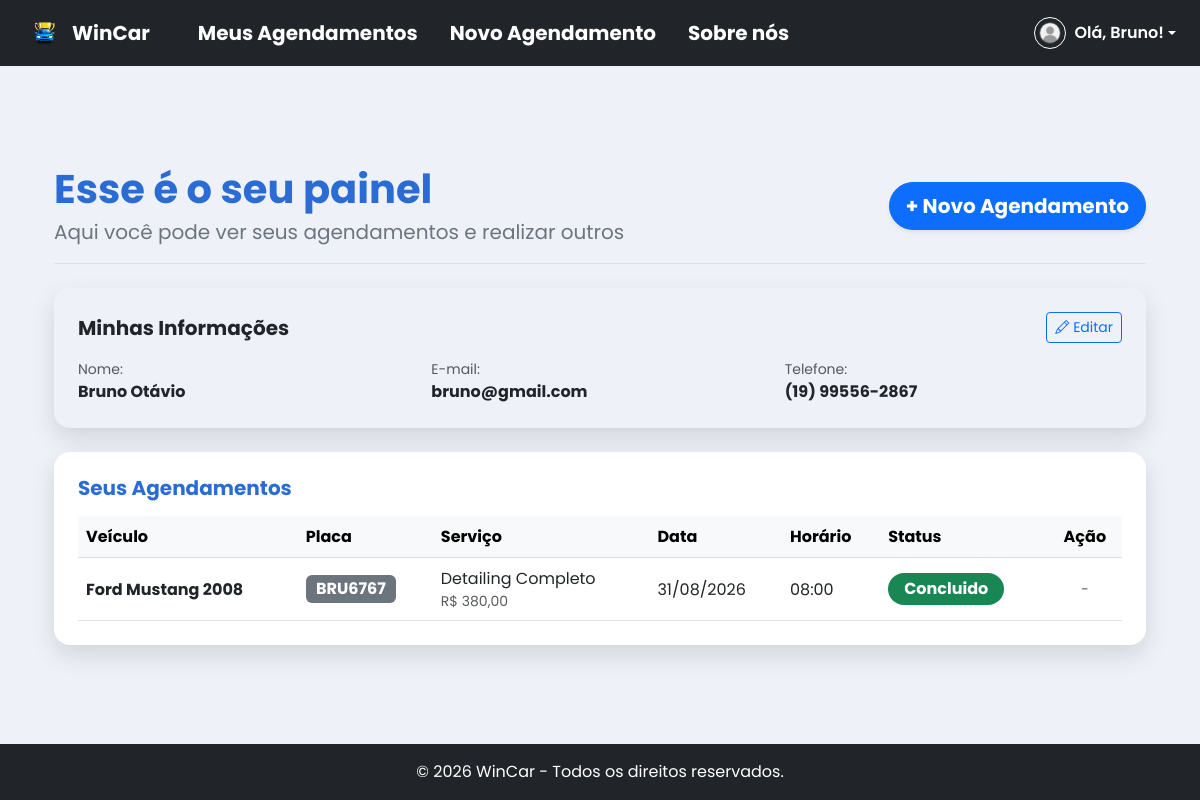
The app's page /painelcliente.php (signed in) with its own data.
### tables this page shows
CREATE TABLE IF NOT EXISTS `cliente` (
  `id_cliente` int NOT NULL AUTO_INCREMENT,
  `nome` varchar(100) NOT NULL,
  `email` varchar(100) NOT NULL,
  `telefone` varchar(20) NOT NULL,
  `senha` varchar(255) NOT NULL,
  `tipo_usuario` enum('admin','cliente') DEFAULT 'cliente',
  PRIMARY KEY (`id_cliente`),
  UNIQUE KEY `email` (`email`)
);

CREATE TABLE IF NOT EXISTS `agendamento` (
  `id_agendamento` int NOT NULL AUTO_INCREMENT,
  `id_cliente` int NOT NULL,
  `id_servico` int NOT NULL,
  `placa` varchar(8) NOT NULL,
  `modelo` varchar(50) NOT NULL,
  `data` date NOT NULL,
  `hora` time NOT NULL,
  `status` enum('Pendente','Confirmado','Concluido','Cancelado') DEFAULT 'Pendente',
  `created_at` timestamp NOT NULL DEFAULT CURRENT_TIMESTAMP,
  PRIMARY KEY (`id_agendamento`),
  KEY `fk_cliente` (`id_cliente`),
  KEY `fk_servico` (`id_servico`)
);

CREATE TABLE IF NOT EXISTS `servico` (
  `id_servico` int NOT NULL AUTO_INCREMENT,
  `nome` varchar(100) NOT NULL,
  `descricao` text,
  `preco` varchar(30) NOT NULL,
  `duracao` int NOT NULL,
  `categoria` enum('Simples','Intermediário','Premium') NOT NULL DEFAULT 'Simples',
  `imagem` varchar(255) DEFAULT NULL,
  PRIMARY KEY (`id_servico`)
);

### painelcliente.php (the view, shortened to what this page needs)
<?php
require_once 'config/conexao.php';
$id_cliente = $_SESSION['usuario_id'] ?? $_SESSION['usuario_id'];
try {
    $sqlCliente = "SELECT nome, email, telefone FROM cliente WHERE id_cliente = :id_cliente";
    $stmtCliente = $conexao->prepare($sqlCliente);
    $stmtCliente->bindParam(':id_cliente', $id_cliente);
    $stmtCliente->execute();
    $cliente = $stmtCliente->fetch(PDO::FETCH_ASSOC);
} catch (PDOException $e) {
    $cliente = null;
}
try {
    $sqlAgendamentos = "SELECT a.*, s.nome AS nome_servico, s.preco
                        FROM agendamento a
                        INNER JOIN servico s ON a.id_servico = s.id_servico
                        WHERE a.id_cliente = :id_cliente
                        ORDER BY a.data DESC, a.hora DESC";
    $stmtAgendamentos = $conexao->prepare($sqlAgendamentos);
    $stmtAgendamentos->bindParam(':id_cliente', $id_cliente);
    $stmtAgendamentos->execute();
    $meus_agendamentos = $stmtAgendamentos->fetchAll(PDO::FETCH_ASSOC);
} catch (PDOException $e) {
    $meus_agendamentos = [];
}
include 'includes/header.php';
?>
<div class="container my-5">
    <div class="d-flex justify-content-between align-items-center mb-4 pb-3 border-bottom">
        <div>
            <h1 class="fw-bold text-primary mb-1">Esse é o seu painel</h1>
            <p class="text-secondary fs-5 mb-0">Aqui você pode ver seus agendamentos e realizar outros</p>
        </div>
        <a href="agendar.php" class="btn btn-primary btn-lg rounded-pill shadow-sm fw-bold">
            + Novo Agendamento
        </a>
    </div>
    <?php if ($cliente): ?>
        <div class="card shadow-sm border-0 rounded-4 mb-4 bg-light">
            <div class="card-body p-4">
                <div class="d-flex justify-content-between align-items-center gap-3 mb-3">
                    <h5 class="fw-bold text-dark mb-0">Minhas Informações</h5>
                    <button type="button" class="btn btn-sm btn-outline-primary" data-bs-toggle="modal" data-bs-target="#modalEditarPerfil">
                        <i class="bi bi-pencil me-1" aria-hidden="true"></i>Editar
                    </button>
                </div>
                <div class="row g-3">
                    <div class="col-md-4">
                        <span class="text-muted d-block small">Nome:</span>
                        <strong class="fs-6 text-dark"><?php echo htmlspecialchars($cliente['nome'] ?? 'Não informado'); ?></strong>
                    </div>
                    <div class="col-md-4">
                        <span class="text-muted d-block small">E-mail:</span>
                        <strong class="fs-6 text-dark"><?php echo htmlspecialchars($cliente['email'] ?? 'Não informado'); ?></strong>
                    </div>
                    <div class="col-md-4">
                        <span class="text-muted d-block small">Telefone:</span>
                        <strong class="fs-6 text-dark"><?php echo htmlspecialchars($cliente['telefone'] ?? 'Não informado'); ?></strong>
                    </div>
                </div>
            </div>
        </div>
    <?php endif; ?>
    <div class="card shadow-lg border-0 rounded-4">
        <div class="card-body p-4">
            <h5 class="fw-bold text-primary mb-3">Seus Agendamentos</h5>
            <?php if (empty($meus_agendamentos)): ?>
                <div class="text-center py-5">
                    <h5 class="text-muted mb-3">Você ainda não possui nenhum agendamento.</h5>
                    <a href="agendar.php" class="btn btn-outline-primary rounded-pill fw-bold">Agendar meu primeiro serviço</a>
                </div>
            <?php else: ?>
                <div class="table-responsive">
                    <table class="table table-hover align-middle mb-0">
                        <thead class="table-light">
                            <tr>
                                <th>Veículo</th>
                                <th>Placa</th>
                                <th>Serviço</th>
                                <th>Data</th>
                                <th>Horário</th>
                                <th>Status</th>
                                <th class="text-center">Ação</th>
                            </tr>
                        </thead>
                        <tbody>
                            <?php foreach ($meus_agendamentos as $agendamento): ?>
                                <tr>
                                    <td class="fw-bold text-dark">
                                        <?php echo htmlspecialchars($agendamento['modelo']); ?>
                                    </td>
                                    <td>
                                        <span class="badge bg-secondary text-uppercase fs-6">
                                            <?php echo htmlspecialchars($agendamento['placa']); ?>
                                        </span>
                                    </td>
                                    <td>
                                        <?php echo htmlspecialchars($agendamento['nome_servico']); ?>
                                        <br>
                                        <small class="text-muted">
                                            R$ <?php echo number_format($agendamento['preco'], 2, ',', '.'); ?>
                                        </small>
                                    </td>
                                    <td>
                                        <?php echo date('d/m/Y', strtotime($agendamento['data'])); ?>
                                    </td>
                                    <td>
                                        <?php echo date('H:i', strtotime($agendamento['hora'])); ?>
                                    </td>
                                    <td>
                                        <?php
                                            $status = $agendamento['status'];
                                            $badgeClass = 'bg-warning text-dark';
                                            if ($status == 'Confirmado') {
                                                $badgeClass = 'bg-info text-white';
                                            } elseif ($status == 'Concluido' || $status == 'Concluído') {
                                                $badgeClass = 'bg-success text-white';
                                            } elseif ($status == 'Cancelado') {
                                                $badgeClass = 'bg-danger text-white';
                                            }
                                        ?>
                                        <span class="badge <?php echo $badgeClass; ?> px-3 py-2 rounded-pill fs-6">
                                            <?php echo htmlspecialchars($status); ?>
                                        </span>
                                    </td>
                                    <td class="text-center">
                                        <?php if ($agendamento['status'] != 'Cancelado' && $agendamento['status'] != 'Concluido' && $agendamento['status'] != 'Concluído'): ?>
                                            <button type="button"
                                               class="btn btn-sm btn-outline-danger rounded-pill px-3 fw-bold"
                                               data-bs-toggle="modal"
                                               data-bs-target="#modalCancelarAgendamento"
                                               data-id-agendamento="<?php echo $agendamento['id_agendamento']; ?>">
                                                Cancelar
                                            </button>
                                        <?php else: ?>
                                            <span class="text-muted small">-</span>
                                        <?php endif; ?>
                                    </td>
                                </tr>
                            <?php endforeach; ?>
                        </tbody>
                    </table>
                </div>
            <?php endif; ?>
        </div>
    </div>
</div>
<?php include 'includes/footer.php'; ?>

### includes/header.php (shortened to what this page needs)
<!DOCTYPE html>
<html lang="pt-br">
<head>
    <link href="https://cdn.jsdelivr.net/npm/bootstrap@5.3.0/dist/css/bootstrap.min.css" rel="stylesheet">
    <link href="assets/css/estilo.css" rel="stylesheet">
    <link rel="stylesheet" href="https://cdn.jsdelivr.net/npm/bootstrap-icons@1.11.3/font/bootstrap-icons.css">
</head>
<body class="d-flex flex-column min-vh-100 bg-light">
<nav class="navbar navbar-expand-lg navbar-dark bg-dark">
  <div class="container-fluid px-4 d-flex justify-content-between align-items-center">
    <a href="index.php" class="navbar-brand fw-bold d-flex align-items-center" aria-label="WinCar - Página inicial">
      <img src="assets/img/logowincar.png" alt="WinCar Logo" height="40" class="me-2">
      WinCar
    </a>
    <div class="collapse navbar-collapse" id="navbarWinCar">
      <ul class="navbar-nav flex-lg-row gap-lg-3 mx-lg-4">
        <?php if (($_SESSION['tipo_usuario'] ?? '') === 'admin'): ?>
        <li class="nav-item">
          <a class="nav-link text-white fw-bold fs-5" href="admin/painel-admin.php">Painel Administrativo</a>
        </li>
        <?php elseif (isset($_SESSION['usuario_nome'])): ?>
        <li class="nav-item">
          <a class="nav-link text-white fw-bold fs-5" href="painelcliente.php">Meus Agendamentos</a>
        </li>
        <li class="nav-item">
          <a class="nav-link text-white fw-bold fs-5" href="agendar.php">Novo Agendamento</a>
        </li>
        <?php endif; ?>
        <li class="nav-item">
          <a class="nav-link text-white fw-bold fs-5" href="sobrenos.php">Sobre nós</a>
        </li>
      </ul>
      <div class="d-flex flex-column flex-lg-row align-items-lg-center gap-3 ms-lg-auto mt-3 mt-lg-0">
        <?php if (isset($_SESSION['usuario_nome'])): ?>
            <?php
                $nomeCompleto = $_SESSION['usuario_nome'];
                $primeiroNome = explode(' ', trim($nomeCompleto))[0];
            ?>
            <div class="dropdown">
                <a href="#" class="d-flex align-items-center text-white text-decoration-none dropdown-toggle" id="dropdownUser" data-bs-toggle="dropdown" aria-expanded="false">
                    <img src="assets/img/user.png" alt="Perfil" width="32" height="32" class="rounded-circle me-2 border border-white">
                    <span class="fw-semibold">Olá, <?php echo htmlspecialchars($primeiroNome); ?>!</span>
                </a>
            </div>
        <?php endif; ?>
      </div>
    </div>
  </div>
</nav>
<div class="container my-auto flex-grow-1 d-flex flex-column justify-content-center py-4">

### includes/footer.php (shortened to what this page needs)
</div>
 <footer class="bg-dark text-white text-center py-3 mt-auto">
    <p class="mb-0">&copy; 2026 WinCar - Todos os direitos reservados.</p>
</footer>
</body>
</html>

### assets/css/estilo.css (style rules this page uses)
:root { --bs-primary: #2b6cd4; --bs-primary-rgb: 43, 108, 212; }
:root { --bs-light: #eef2f8; --bs-light-rgb: 238, 242, 248; }
.card { border: none; box-shadow: 0 10px 25px rgba(0, 0, 0, 0.12) !important; }
body { font-family: 'Poppins', sans-serif; }

### records on screen
cliente: nome "Bruno Otávio", email "bruno@gmail.com", telefone "(19) 99556-2867"
agendamento: modelo "Ford Mustang 2008", placa "BRU6767", id_servico.nome "Detailing Completo", id_servico.preco "380,00", data "31/08/2026", hora "08:00", status "Concluido"

### other values on screen
$primeiroNome "Bruno"
